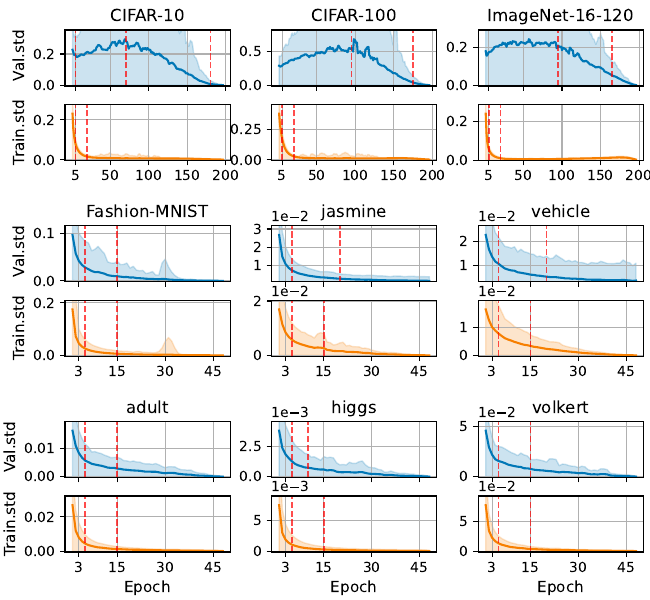

The script that saved this image:
import csv
import sys
sys.path.append("../")
sys.path.append("../../")
import json
# from utils import *
import matplotlib.pyplot as plt
import matplotlib.cm as cm  # Import the color map module
from matplotlib.gridspec import GridSpec,GridSpecFromSubplotSpec

import pandas as pd
import os
import argparse
import numpy as np

import ruptures as rpt

parser = argparse.ArgumentParser(description='Script description')
parser.add_argument('--store_dir_lcb', type=str, default='../../StageTrack/rst_w_test/', help='The directory to put results')
parser.add_argument('--store_dir_nb201', type=str, default='../../StageTrack/rst/', help='The directory to put results')
args = parser.parse_args()

datasets = ["Cifar10", "Cifar100", "ImageNet", 
	"Fashion-MNIST", "jasmine", "vehicle", 
	"adult", "higgs", "volkert"]

label_dic = {"Cifar10": "CIFAR-10",
			 "Cifar100": "CIFAR-100",
			 "ImageNet": "ImageNet-16-120"}

fig = plt.figure(figsize=(6.5, 6))
outer = GridSpec(3, 3, wspace=0.25, hspace=0.5)

n_configs = 6
start = 672
starts = [398, 479, 230]
fontsize=11
for i, dataset in enumerate(datasets):
	max_iter = 50
	window_size = 3 # 
	dir_path = os.path.join(args.store_dir_lcb, dataset)
	n_bkps_val = 2
	n_bkps_train = 2
	if dataset in ["ImageNet", "Cifar100", "Cifar10"]:
		max_iter = 200
		window_size = 5
		dir_path = os.path.join(args.store_dir_nb201, dataset)
		n_bkps_val = 3

	# files that record the derivatives of losses for each configuration at each epoch
	val_loss_deriv_file = os.path.join(dir_path, "val_loss.csv")
	train_loss_deriv_file = os.path.join(dir_path, "train_loss.csv")
	df_val_loss_deriv = pd.read_csv(val_loss_deriv_file, header=None)
	df_train_loss_deriv = pd.read_csv(train_loss_deriv_file, header=None)
	config_num_val = df_val_loss_deriv.shape[0]
	config_num_train = df_train_loss_deriv.shape[0]
	# check iteration number 
	assert max_iter == df_val_loss_deriv.shape[1] - 1
	assert max_iter == df_train_loss_deriv.shape[1] - 1
	assert config_num_val == config_num_train
	
	config_num = config_num_val
	window_cnt = round((max_iter - 1) / window_size)
	# remove the first column of the dfs, because they are configuration names / ids
	df_val_loss_deriv = df_val_loss_deriv.iloc[:, 1:]
	df_train_loss_deriv = df_train_loss_deriv.iloc[:, 1:]
	val_deriv_stds = np.zeros((config_num, max_iter - window_size + 1))
	train_deriv_stds = np.zeros((config_num, max_iter - window_size + 1))
	# Loop over to calculate stds.
	for c in range(config_num):
		for w in range(max_iter - window_size + 1):
			val_deriv_stds[c, w] = np.std(df_val_loss_deriv.iloc[c, w: w+window_size])
			train_deriv_stds[c, w] = np.std(df_train_loss_deriv.iloc[c, w: w+window_size])
	
	def detect_change_points(signal, penalty=3, model="linear", n_bkps=2):
		if model == "linear":
			algo = rpt.Dynp(model="clinear").fit(signal)
		elif model == "rbf":
			algo = rpt.Dynp(model="rbf").fit(signal)
		result = algo.predict(n_bkps=n_bkps)
		return result
	
	df_val_stds = pd.DataFrame(val_deriv_stds)
	df_train_stds = pd.DataFrame(train_deriv_stds)
	mean_val_stds = df_val_stds.mean().T
	mean_train_stds = df_train_stds.mean().T	
	smoothed_mean_val_stds = mean_val_stds.rolling(window=window_size, min_periods=1).mean()
	smoothed_mean_train_stds = mean_train_stds.rolling(window=window_size, min_periods=1).mean()
	# stds
	change_points_val_stds = detect_change_points(mean_val_stds.values, n_bkps=n_bkps_val)
	change_points_train_stds = detect_change_points(mean_train_stds.values, n_bkps=n_bkps_train)

	# Plot
	inner = GridSpecFromSubplotSpec(2, 1,
					subplot_spec=outer[i], wspace=0.1, hspace=0.33)
	axs = []
	for j in range(2):
		ax = plt.Subplot(fig, inner[j])
		axs.append(ax)
	axs[0].set_xticks([])

	if dataset in ["jasmine", "vehicle"]:
		tmp = val_deriv_stds
		val_deriv_stds = train_deriv_stds
		train_deriv_stds = tmp

	# Validation
	mean_values = np.mean(val_deriv_stds, axis=0)
	max_values = np.max(val_deriv_stds, axis=0)
	min_values = np.min(val_deriv_stds, axis=0)
	variance_values = np.var(val_deriv_stds, axis=0)
	std_deviation = np.sqrt(variance_values)
	# windows = np.arange(1, window_cnt + 1)
	windows = np.arange(1, max_iter - window_size + 2)
	if dataset in ["ImageNet", "Cifar100", "Cifar10"]:
		window_ticks = [1, 10, 20, 30, 40]
		window_ticks_labels = [x * 5 for x in window_ticks]
	else:
		window_ticks = [1, 5, 10, 15]
		window_ticks_labels = [x * 3 for x in window_ticks]

	axs[0].plot(windows, mean_values, label='Mean'
			, color='#0077b6'
			)  # Line plot for the mean
	axs[0].fill_between(windows, 
					 min_values,
					#  max_values,
					#  mean_values - std_deviation, 
					 mean_values + std_deviation, 
				color='#0077b6', 
				alpha=0.2, label='1 Std Dev')
	axs[0].set_xticks(window_ticks_labels, [])
	axs[0].grid(True)
	delta = mean_values.max() - mean_values.min()
	axs[0].set_ylim([mean_values.min() - 0.02 * delta,
				  mean_values.max() + 0.2 * delta])
	
	# Training
	mean_values = np.mean(train_deriv_stds, axis=0)
	max_values = np.max(train_deriv_stds, axis=0)
	min_values = np.min(train_deriv_stds, axis=0)
	variance_values = np.var(train_deriv_stds, axis=0)
	std_deviation = np.sqrt(variance_values)
	axs[1].plot(windows, mean_values, label='Mean'
		, color='#f77f00'
		)  # Line plot for the mean
	axs[1].fill_between(windows, 
					 min_values, 
					#  max_values, 
                    mean_values + std_deviation,
				color='#f77f00', 
				alpha=0.2, label='1 Std Dev')
	axs[1].set_xticks(window_ticks_labels, window_ticks_labels)
	axs[1].grid(True)
	delta = mean_values.max() - mean_values.min()
	axs[1].set_ylim([mean_values.min() - 0.02 * delta,
				  mean_values.max() + 0.2 * delta])

	# stage
	if dataset in ["Cifar100", "ImageNet"]:
		for p in change_points_val_stds[1:-1]:
			axs[0].axvline(x=p, color='r', linestyle='--', alpha=0.7, lw=1.2)
	else:
		for p in change_points_val_stds[:-1]:
			axs[0].axvline(x=p, color='r', linestyle='--', alpha=0.7, lw=1.2)
	for p in change_points_train_stds[:-1]:
		axs[1].axvline(x=p, color='r', linestyle='--', alpha=0.7, lw=1.2)

	for j in range(2):
		fig.add_subplot(axs[j])

	if dataset in label_dic.keys():
		axs[0].set_title(label_dic[dataset])
	else:
		axs[0].set_title(dataset)
		
	if int(i%3) == 0:
		axs[0].set_ylabel(" Val.std", fontsize=fontsize)
		axs[1].set_ylabel("Train.std", fontsize=fontsize)
	if int(i/3) == 2:
		axs[1].set_xlabel("Epoch", fontsize=fontsize)
	# exponential y-axis
	if dataset in ["jasmine", "vehicle", "higgs", "volkert"]:
		for j in range(2):
			axs[j].ticklabel_format(style='sci', axis='y', scilimits=(0,0))
plt.subplots_adjust(left=0.1, right=0.99, top=0.95, bottom=0.08)
plt.savefig("std_loss.pdf")
plt.savefig("std_loss.png")